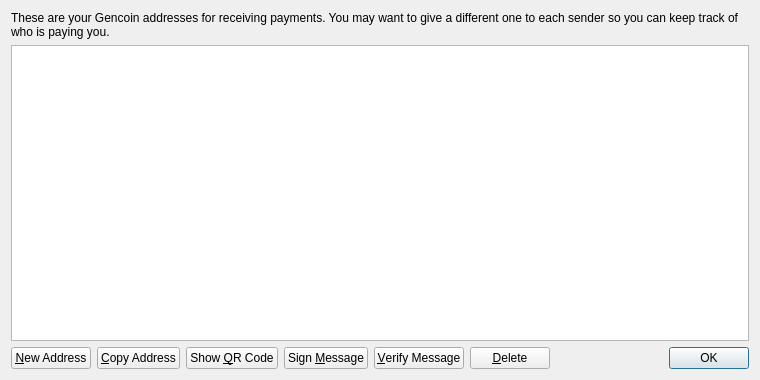
<?xml version="1.0" encoding="UTF-8"?>
<ui version="4.0">
 <class>AddressBookPage</class>
 <widget class="QWidget" name="AddressBookPage">
  <property name="geometry">
   <rect>
    <x>0</x>
    <y>0</y>
    <width>760</width>
    <height>380</height>
   </rect>
  </property>
  <property name="windowTitle">
   <string>Address Book</string>
  </property>
  <layout class="QVBoxLayout" name="verticalLayout">
   <item>
    <widget class="QLabel" name="labelExplanation">
     <property name="text">
      <string>These are your Gencoin addresses for receiving payments. You may want to give a different one to each sender so you can keep track of who is paying you.</string>
     </property>
     <property name="textFormat">
      <enum>Qt::PlainText</enum>
     </property>
     <property name="wordWrap">
      <bool>true</bool>
     </property>
    </widget>
   </item>
   <item>
    <widget class="QTableView" name="tableView">
     <property name="contextMenuPolicy">
      <enum>Qt::CustomContextMenu</enum>
     </property>
     <property name="toolTip">
      <string>Double-click to edit address or label</string>
     </property>
     <property name="tabKeyNavigation">
      <bool>false</bool>
     </property>
     <property name="alternatingRowColors">
      <bool>true</bool>
     </property>
     <property name="selectionMode">
      <enum>QAbstractItemView::SingleSelection</enum>
     </property>
     <property name="selectionBehavior">
      <enum>QAbstractItemView::SelectRows</enum>
     </property>
     <property name="sortingEnabled">
      <bool>true</bool>
     </property>
     <attribute name="verticalHeaderVisible">
      <bool>false</bool>
     </attribute>
    </widget>
   </item>
   <item>
    <layout class="QHBoxLayout" name="horizontalLayout">
     <item>
      <widget class="QPushButton" name="newAddressButton">
       <property name="toolTip">
        <string>Create a new address</string>
       </property>
       <property name="text">
        <string>&amp;New Address</string>
       </property>
       <property name="icon">
        <iconset resource="../gencoin.qrc">
         <normaloff>:/icons/add</normaloff>:/icons/add</iconset>
       </property>
      </widget>
     </item>
     <item>
      <widget class="QPushButton" name="copyToClipboard">
       <property name="toolTip">
        <string>Copy the currently selected address to the system clipboard</string>
       </property>
       <property name="text">
        <string>&amp;Copy Address</string>
       </property>
       <property name="icon">
        <iconset resource="../gencoin.qrc">
         <normaloff>:/icons/editcopy</normaloff>:/icons/editcopy</iconset>
       </property>
      </widget>
     </item>
     <item>
      <widget class="QPushButton" name="showQRCode">
       <property name="text">
        <string>Show &amp;QR Code</string>
       </property>
       <property name="icon">
        <iconset resource="../gencoin.qrc">
         <normaloff>:/icons/qrcode</normaloff>:/icons/qrcode</iconset>
       </property>
      </widget>
     </item>
     <item>
      <widget class="QPushButton" name="signMessage">
       <property name="toolTip">
        <string>Sign a message to prove you own a Gencoin address</string>
       </property>
       <property name="text">
        <string>Sign &amp;Message</string>
       </property>
       <property name="icon">
        <iconset resource="../gencoin.qrc">
         <normaloff>:/icons/edit</normaloff>:/icons/edit</iconset>
       </property>
      </widget>
     </item>
     <item>
      <widget class="QPushButton" name="verifyMessage">
       <property name="toolTip">
        <string>Verify a message to ensure it was signed with a specified Gencoin address</string>
       </property>
       <property name="text">
        <string>&amp;Verify Message</string>
       </property>
       <property name="icon">
        <iconset resource="../gencoin.qrc">
         <normaloff>:/icons/transaction_0</normaloff>:/icons/transaction_0</iconset>
       </property>
      </widget>
     </item>
     <item>
      <widget class="QPushButton" name="deleteButton">
       <property name="toolTip">
        <string>Delete the currently selected address from the list</string>
       </property>
       <property name="text">
        <string>&amp;Delete</string>
       </property>
       <property name="icon">
        <iconset resource="../gencoin.qrc">
         <normaloff>:/icons/remove</normaloff>:/icons/remove</iconset>
       </property>
      </widget>
     </item>
     <item>
      <spacer name="horizontalSpacer">
       <property name="orientation">
        <enum>Qt::Horizontal</enum>
       </property>
       <property name="sizeHint" stdset="0">
        <size>
         <width>40</width>
         <height>20</height>
        </size>
       </property>
      </spacer>
     </item>
     <item>
      <widget class="QDialogButtonBox" name="buttonBox">
       <property name="sizePolicy">
        <sizepolicy hsizetype="Maximum" vsizetype="Fixed">
         <horstretch>0</horstretch>
         <verstretch>0</verstretch>
        </sizepolicy>
       </property>
       <property name="standardButtons">
        <set>QDialogButtonBox::Ok</set>
       </property>
      </widget>
     </item>
    </layout>
   </item>
  </layout>
 </widget>
 <resources>
  <include location="../gencoin.qrc"/>
 </resources>
 <connections/>
</ui>
